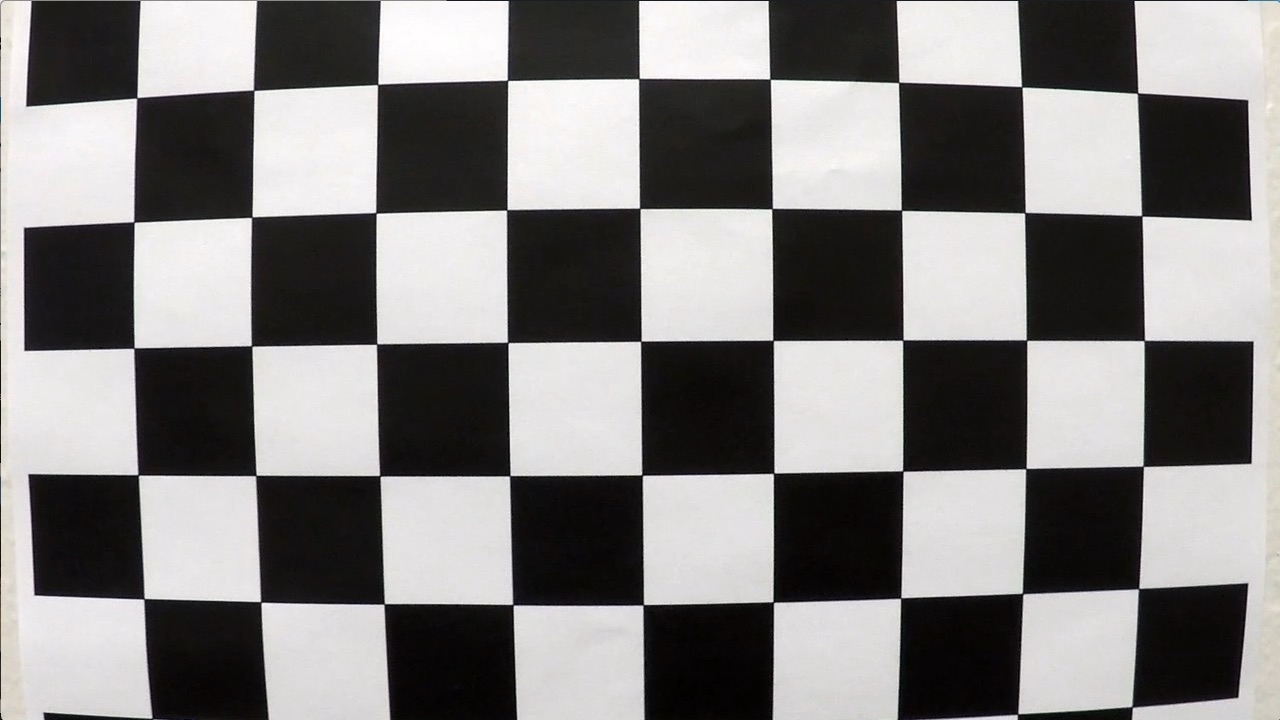
#> input picture camera_cal/calibration1.jpg, 1280 x 720 px; its folder holds only this picture in this run
$ jupyter execute --allow-errors advanced.ipynb   (older library calls are emulated)
#> lines starting #> are read from the running program, lines starting #| are printed output that depends on the picture; after the words box and inside, x2 and y2 are one past the last pixel; in counts of white or black regions, pixels touching at a corner belong together
[cell 1]
import matplotlib.image as mpimg
import matplotlib.pyplot as plt
from matplotlib import gridspec
import numpy as np
import glob
import pickle
import cv2

from IPython.html import widgets
from IPython.html.widgets import interact
from IPython.display import display

[cell 2]
#save and load functions to work with dict using pickle
def load_dict(filename):
    dict = pickle.load(open(filename, "rb" ))
    return dict

def save_dict(dict,filename):
    pickle.dump(dict, open(filename, "wb+" ))
    return

#camera calibration
#In this section, calibration coefficients based on different chess board chessboard
path_cal_images = "camera_cal/calibration*.jpg"
ncol = 2
nrow = len(path_cal_images)
plt.figure(figsize = (10,30))
#> (this line was passed over: IPython is not available in this run)
gs1 = gridspec.GridSpec(nrow, ncol)
gs1.update(wspace=0.025, hspace=0.05)
objp = np.zeros((9*6,3), np.float32)
objp[:,:2] = np.mgrid[0:9, 0:6].T.reshape(-1,2)
objpoints = [] # 3d points in real world space
imgpoints = [] # 2d points in image plane.
i=0
#
for idx, image in enumerate(glob.glob(path_cal_images)):
    img = cv2.imread(image)
#> img is the input picture: shape (720, 1280, 3); mean B, G, R 127.8, 128.4, 130.1
    gray = cv2.cvtColor(img, cv2.COLOR_BGR2GRAY)
    # Find the chessboard corners
    ret, corners = cv2.findChessboardCorners(gray, (9,6), None)
#> ret = False; corners = None
    # If found, add object points, image points
    if ret == True:
        objpoints.append(objp)
        imgpoints.append(corners)
        ax1 = plt.subplot(gs1[i])
        ax1.imshow(img)
        cv2.drawChessboardCorners(img, (9,6), corners, ret)
        ax1 = plt.subplot(gs1[i+1])
        ax1.imshow(img)
        i +=2

    # Draw and display the corners
    # cv2.drawChessboardCorners(img, (9,6), corners, ret)
    # now we can use our points to find calibration coefficients

#> (the rest of this cell did not finish here and is left out)

Looking at the images above, the calibration corners have been found for 17 images of 20.

[cell 3]
#function to undistort input image
def undistort(img):
    #a function to undistort an image
    calibDict=load_dict("calib.p")
    undist = cv2.undistort(img, calibDict["mtx"], calibDict["dist"], None, calibDict["mtx"])
    return undist

[cell 4]
def saturation_threshold(image, minv, maxv):
    #Threshold  of S channel HSL color space
    imageholder = cv2.cvtColor(image, cv2.COLOR_RGB2HLS)
    s_channel = imageholder[:,:,2]
    binary_output = np.zeros_like(s_channel)
    binary_output[np.logical_and(s_channel > minv , s_channel < maxv)] = 1
    return binary_output

# [7 lines left out: function red_threshold, not called in this run]

def YUV_threshold(image, minv, maxv):
    #Y channel of YUV threshold
    imageholder = cv2.cvtColor(image, cv2.COLOR_RGB2YUV)
    y_channel = imageholder[:,:,0]
    binary_output = np.ones_like(y_channel)
    binary_output[np.logical_and(y_channel > minv , y_channel < maxv)] = 0
    return binary_output

def gradient_threshold(image, thresholds):

    gray = cv2.cvtColor(image, cv2.COLOR_RGB2GRAY)
    #gradient in x and y direction
    sobelx = np.absolute(cv2.Sobel(gray,cv2.CV_64F,1,0,ksize=15))
    sobely = np.absolute(cv2.Sobel(gray,cv2.CV_64F,0,1,ksize=15))

    #normalized gradient in x and y direction
    nsobelx = np.array([255*sobelx/(np.max(sobelx))])[0,:,:]
    nsobely = np.array([255*sobely/(np.max(sobely))])[0,:,:]

    #magntiude of gradient
    magnitude = np.sqrt(np.power(nsobelx,2) + np.power(nsobely,2))
    magnitude = np.array([255*magnitude/(np.max(magnitude))])[0,:,:]

    #direction of gradient
    direction = np.arctan(sobely,sobelx)

    binary_output = np.zeros_like(gray)
    binary_output[np.logical_and(nsobelx >  thresholds[0], nsobelx <  thresholds[1]) | \
                  np.logical_and(nsobely >  thresholds[2], nsobely <  thresholds[3]) | \
                  np.logical_and(magnitude >  thresholds[4], magnitude <thresholds[5]) | \
                  np.logical_and(direction >  thresholds[6], direction <thresholds[7])] = 1

    return  binary_output


def null_fitness():
    fitDict = {}
    fitDict["left_fit"] =  []
    fitDict["right_fit"] = []
    save_dict(fitDict,"fitnessLR.p")
null_fitness()

[cell 5]
def binary_lanes(image,minS=131, maxS=227, minR=127, maxR=127, minY=6, maxY=206,  mainsobelx=127, maxsobelx=127, minsobely=127, maxsobely=127, minma=127, maxma=127, mindir=127, maxdir=127):

    sat = saturation_threshold(image, minS, maxS)
    y = YUV_threshold(image, minY, maxY)
    #red = red_threshold(image, minR, maxR)
    color_combined = np.zeros_like(sat)
    color_combined= cv2.bitwise_or(sat, y)
    #color_combined= cv2.bitwise_or(color_combined, red)
    gradient_combined=gradient_threshold(image,[mainsobelx,maxsobelx,minsobely,maxsobely,minma,maxma,mindir, maxdir])
    cg_combine = np.zeros_like(sat)
    cg_combine = cv2.bitwise_and(gradient_combined, color_combined)
    return color_combined

image = mpimg.imread("test_images/test1.jpg")
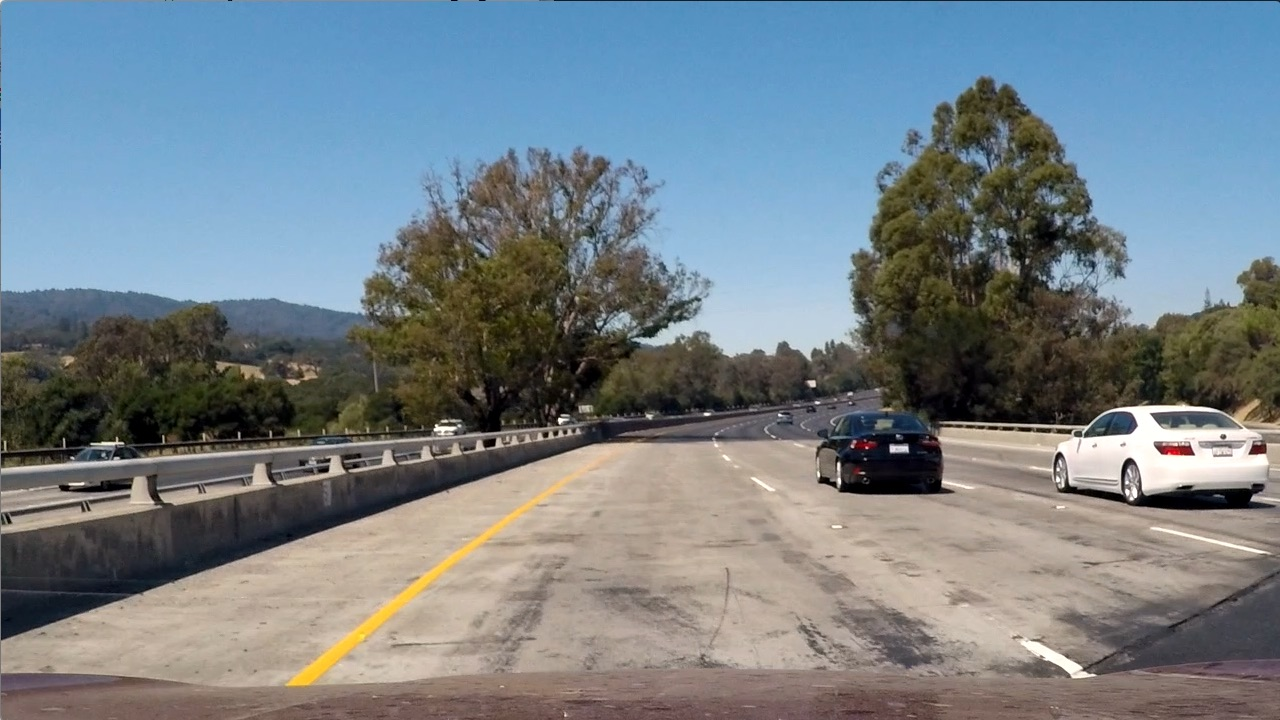
#> input picture test_images/test1.jpg, 1280 x 720 px
#> image is the input picture: shape (720, 1280, 3); mean R, G, B 117.5, 128.7, 135.5

def interactive_mask(minS, maxS, minR, maxR, minY, maxY,  mainsobelx, maxsobelx, minsobely, maxsobely, minma, maxma, mindir, maxdir):
    combined = binary_lanes(image, minS, maxS, minR, maxR, minY, maxY,  mainsobelx, maxsobelx, minsobely, maxsobely, minma, maxma, mindir, maxdir)
    plt.figure(figsize=(10,10))
    plt.imshow(combined,cmap='gray')

interact(interactive_mask, minS=(0,255), maxS=(0,255), minR=(0,255),\
         maxR=(0,255), minY=(0,255), maxY=(0,255),\
         mainsobelx=(0,255), maxsobelx=(0,255), minsobely=(0,255),maxsobely=(0,255), minma=(0,255),maxma=(0,255), mindir=(0, np.pi/2), maxdir = (0, np.pi/2))
#> the sliders are set to minS = 127, maxS = 127, minR = 127, maxR = 127, minY = 127, maxY = 127, mainsobelx = 127, maxsobelx = 127, minsobely = 127, maxsobely = 127, minma = 127, maxma = 127, mindir = 0.7853981633974483, maxdir = 0.7853981633974483

##### The results above show the effect of different thresholdings and their combination on finding the lanes

### - now we wrap the images to bird's eye view

[cell 6]
#source and destintion coordinates to warp an image
src = np.float32(
    [[270,  700],
     [595,  460],
     [725,  460],
     [1130, 700]])

dst = np.float32(
    [[250,  720],
     [250,    0],
     [1065,   0],
     [1065, 720]])

M = cv2.getPerspectiveTransform(src, dst)
M_inv = cv2.getPerspectiveTransform(dst, src)


def warp(img, M):
    #function to warp an image
    warped = cv2.warpPerspective(img, M, (1280,720))
    return warped

#calcualte median and choose bottom half to calculate histogram
i = 0
#> (the rest of this cell did not finish here and is left out)

###### The next steps are the following:
- undistort each image
- apply thresholding: gradiant, gradient amplitude, gradiant direction, S channel and Y channel
- warp the image
- find lane points: moving rectangles and then searching in the vicinity

[cell 7]
def histogram_max(img):
    median_warped = cv2.medianBlur(img,15,0)
    img_lower_half = img[img.shape[0]//2:,:]
    histo = np.sum(img_lower_half, axis = 0)
    hist_mittel = np.int(histo.shape[0]//2)
    right_half = np.argmax(histo[:hist_mittel]) #value index
    left_half= np.argmax(histo[hist_mittel:]) + hist_mittel #value index
    return [left_half, right_half]

def moving_box(warped):
    #search for the lanes with moving boxes
    left_lane = []
    right_lane = []
    out_img = np.dstack((warped, warped, warped))
    leftx, rightx = histogram_max(warped)
        #do sliding window
    nWindows = 9
    width = 80
    minp = 40 # minimum number of points to recenter leftx_current and rightx_current
    heightWindow = np.int(warped.shape[0]//nWindows)
    nonzero = warped.nonzero()
    nonzerox = np.array(nonzero[1])
    nonzeroy = np.array(nonzero[0])

    leftx_current = leftx
    rightx_current = rightx

    for window in range(nWindows):
        win_y_high = warped.shape[0] - window*heightWindow
        win_y_low = warped.shape[0] - (window+1)*heightWindow

        win_xleft_low = leftx_current - width
        win_xleft_high = leftx_current+ width

        win_xright_low = rightx_current - width
        win_xright_high = rightx_current + width

        good_left_inds = ((nonzeroy >= win_y_low) & (nonzeroy < win_y_high) &
                                (nonzerox >= win_xleft_low) &  (nonzerox < win_xleft_high)).nonzero()[0]

        good_right_inds = ((nonzeroy >= win_y_low) & (nonzeroy < win_y_high) &
                                (nonzerox >= win_xright_low) &  (nonzerox < win_xright_high)).nonzero()[0]


        cv2.rectangle(out_img,(win_xleft_low,win_y_low), (win_xleft_high,win_y_high),(0,255,0), 2)
        cv2.rectangle(out_img,(win_xright_low,win_y_low),(win_xright_high,win_y_high),(0,255,0), 2)

        if len(good_left_inds) > minp:
            leftx_current = np.int(np.mean(nonzerox[good_left_inds]))

        if len(good_right_inds) > minp:
            rightx_current = np.int(np.mean(nonzerox[good_right_inds]))


        leftx = nonzerox[good_left_inds]
        lefty = nonzeroy[good_left_inds]
        rightx = nonzerox[good_right_inds]
        righty = nonzeroy[good_right_inds]
        out_img[lefty,leftx] = (255,0,0)
        out_img[righty,rightx] = (0,0,255)


        left_lane =np.append(left_lane, good_left_inds)
        right_lane =np.append(right_lane, good_right_inds)

            #left_lane = np.concatenate(left_lane)
            #right_lane = np.concatenate(right_lane)

    left_lane = left_lane.astype(int)
    right_lane = right_lane.astype(int)

    leftx = nonzerox[left_lane]
    lefty = nonzeroy[left_lane]
    rightx = nonzerox[right_lane]
    righty = nonzeroy[right_lane]
    polycoef_left = np.polyfit(lefty,leftx,2)
    polycoef_right = np.polyfit(righty,rightx ,2)
    ploty = np.linspace(0, warped.shape[0]-1, warped.shape[0])
    x_left = ploty**2* polycoef_left[0] + ploty*polycoef_left[1] + polycoef_left[2]
    x_right = ploty**2* polycoef_right[0] + ploty*polycoef_right[1] + polycoef_right[2]
    fitDict = {}
    fitDict["left_fit"] =  polycoef_left
    fitDict["right_fit"] = polycoef_right
    save_dict(fitDict,"fitnessLR.p")

    return out_img, ploty, leftx, rightx, lefty, righty

# [54 lines left out: functions fit_poly, find_in_vicinity, not called in this run]

def find_lanes(img, leftx_fit = [], rightx_fit = []):

    src = np.float32(
    [[280,  700],  # Bottom left
     [595,  460],  # Top left
     [725,  460],  # Top right
     [1125, 700]]) # Bottom right

    dst = np.float32(
    [[250,  720],  # Bottom left
     [250,    0],  # Top left
     [1065,   0],  # Top right
     [1065, 720]]) # Bottom right


    M = cv2.getPerspectiveTransform(src, dst)
    M_inv = cv2.getPerspectiveTransform(dst, src)

    binary = undistort(binary_lanes(img))
    warped =warp(binary,M)


    if len(leftx_fit) == 0 or len(rightx_fit) == 0 :
        out_img, ploty, leftx, rightx, lefty, righty= moving_box(warped)

    else:
        try:
            out_img, ploty, leftx, rightx, lefty, righty = find_in_vicinity(warped, leftx_fit, rightx_fit)
            if np.std(leftx) > 60 or np.std(rightx) > 60:
                out_img, ploty, leftx, rightx, lefty, righty= moving_box(warped)
        except:
            out_img, ploty, leftx, rightx, lefty, righty= moving_box(warped)


    return out_img, ploty, leftx, rightx, lefty, righty

def measure_curvature_meters(ploty,leftx,rightx, lefty, righty):
    '''
    Calculates the curvature of polynomial functions in meters.
    '''
    ym_per_pix = 30/720 # meters per pixel in y dimension
    xm_per_pix = 3.7/700 # meters per pixel in x dimension
    y_eval =np.max(ploty)
    left_fit_cr = np.polyfit(lefty*ym_per_pix, leftx*xm_per_pix, 2)
    right_fit_cr = np.polyfit(righty*ym_per_pix, rightx*xm_per_pix, 2)
    left_curverad = ((1 + (2*left_fit_cr[0]*y_eval*ym_per_pix + left_fit_cr[1])**2)**1.5) / np.absolute(2*left_fit_cr[0])
    right_curverad = ((1 + (2*right_fit_cr[0]*y_eval*ym_per_pix + right_fit_cr[1])**2)**1.5) / np.absolute(2*right_fit_cr[0])
    return left_curverad, right_curverad

def overlay_lanes_to_image(img, slide_imge,y, x1, x2,y1,y2, M_inv):
    # A function to overlay the found lanes to each image
    polycoef_left = np.polyfit(y1,x1,2)
    polycoef_right = np.polyfit(y2,x2 ,2)
    #calculate curvature
    curvature = measure_curvature_meters(y,x1,x2, y1, y2)
    #offset
    car_pos = (np.min(x1) + np.max(x2))/2
    offset = (1280//2 - car_pos)*3.7/700

    ploty = y
    x1 = ploty**2* polycoef_left[0] + ploty*polycoef_left[1] + polycoef_left[2]
    x2 = ploty**2* polycoef_right[0] + ploty*polycoef_right[1] + polycoef_right[2]
    gray_band = np.ones_like(out)*220
    pointsleft = np.stack((x1.astype(int),y.astype(int))).T
    pointsright = np.stack((x2.astype(int),y.astype(int))).T
    cv2.polylines(slide_imge,[pointsleft], isClosed = False, thickness = 5, color = (0, 220, 220))
    cv2.polylines(slide_imge,[pointsright], isClosed = False, thickness = 5, color = (0, 220, 220) )
    slide_imge = cv2.resize(slide_imge, (300, 200))

   # slide_image[0:out.shape[0], 0:out.shape[1], :] = out
    pointsleft = np.stack((x1.astype(int),y.astype(int))).T
    pointsright = np.stack((x2.astype(int),y.astype(int))).T
    points = np.vstack((pointsleft, np.flipud(pointsright)))
    lanes_overlay = np.zeros_like(img)
    cv2.fillPoly(lanes_overlay , [points], (54, 255, 255))

    unwarp  =warp(lanes_overlay ,M_inv)
    output = cv2.addWeighted(img, 1, unwarp, 0.3, 1)
   # out = cv2.addWeighted(out, 1, gray_band, 1, 1)
    #output = cv2.addWeighted(output, 0.8, slide_image,1, 0.5)
    output[0:slide_imge.shape[0], 0:slide_imge.shape[1], :] = slide_imge

    font = cv2.FONT_HERSHEY_SIMPLEX
    fontScale = 1
    color = (255, 255, 255)
    thickness = 5

    text = "Left curvature: {:.2f} (1/m)".format(curvature[0])
    org = (500, 50)
    output = cv2.putText(output, text, org, font,
                   fontScale, color, thickness, cv2.LINE_AA)
    text = "Right curvature: {:.2f} (1/m)".format(curvature[1])
    org = (500, 100)
    output = cv2.putText(output, text, org, font,
                   fontScale, color, thickness, cv2.LINE_AA)


    org = (500, 150)
    text = "offset from center: {:.2f} m".format(offset)
    output = cv2.putText(output, text, org, font,
                   fontScale, color, thickness, cv2.LINE_AA)

    return output

img = mpimg.imread("test_images/test6.jpg")
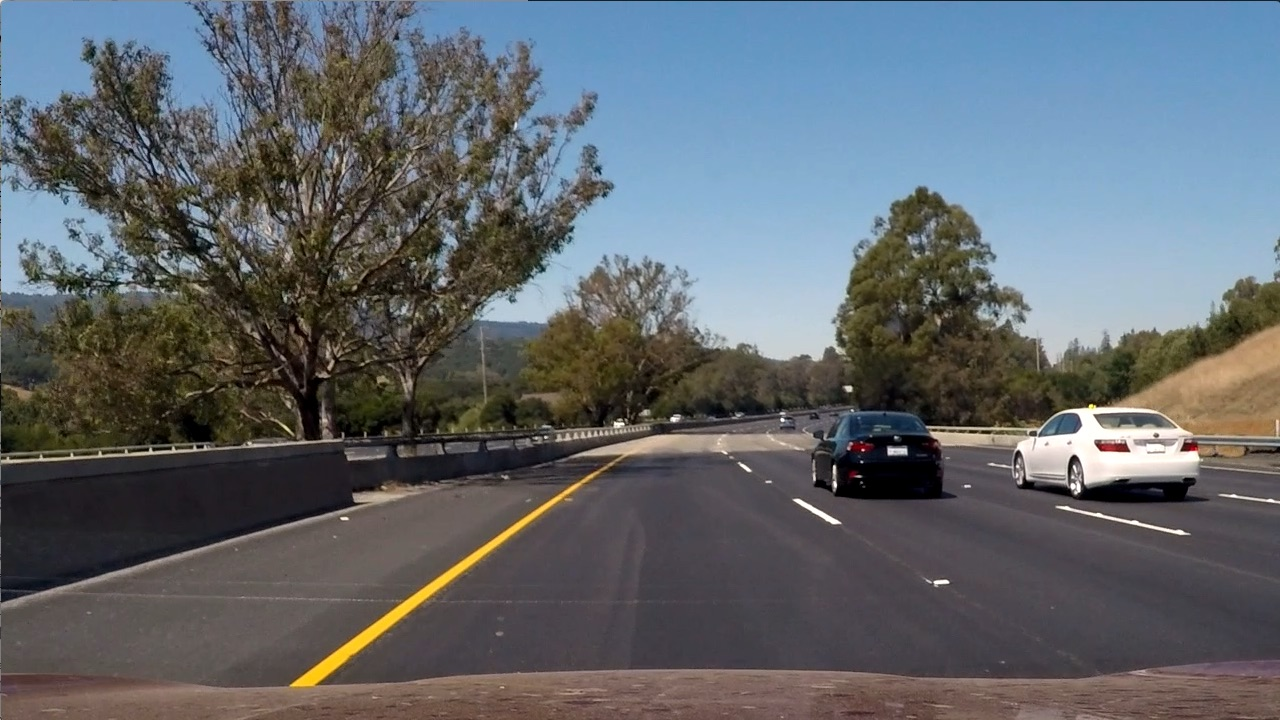
#> input picture test_images/test6.jpg, 1280 x 720 px
#> img is the input picture: shape (720, 1280, 3); mean R, G, B 97, 102.6, 107.9
out, y, x1, x2,y1,y2 = find_lanes(img)
#> call 2 of binary_lanes, with minS = 131, maxS = 227, minR = 127, maxR = 127, minY = 6, maxY = 206, mainsobelx = 127, maxsobelx = 127
#> in binary_lanes (call 2), `sat = saturation_threshold(image, minS, maxS)`:
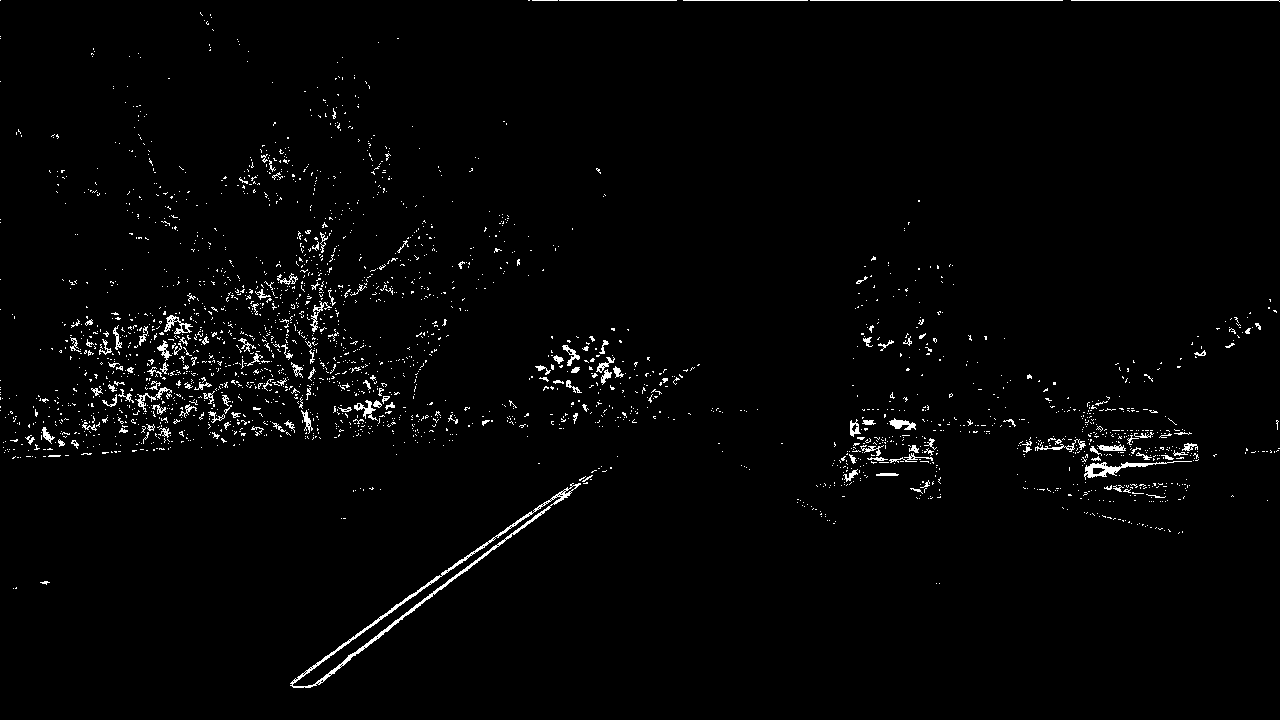
#> sat: shape (720, 1280); values 0 (black) and 1 (white), 1.9% white in thin lines or dots
#> (reads calib.p from the repository)
#> in load_dict, `dict = pickle.load(open(filename, "rb" ))`: dict = {'mtx': [[1157.8, 0, 667.1], [0, 1152.8, 386.1], [0, 0, 1]], 'dist': [[-0.247, -0.0237, -0.0011, 0.000351, -0.00259]]}
#> in undistort, `calibDict=load_dict("calib.p")`: calibDict has the same summary as dict in load_dict
#> in histogram_max, `img_lower_half = img[img.shape[0]//2:,:]`:
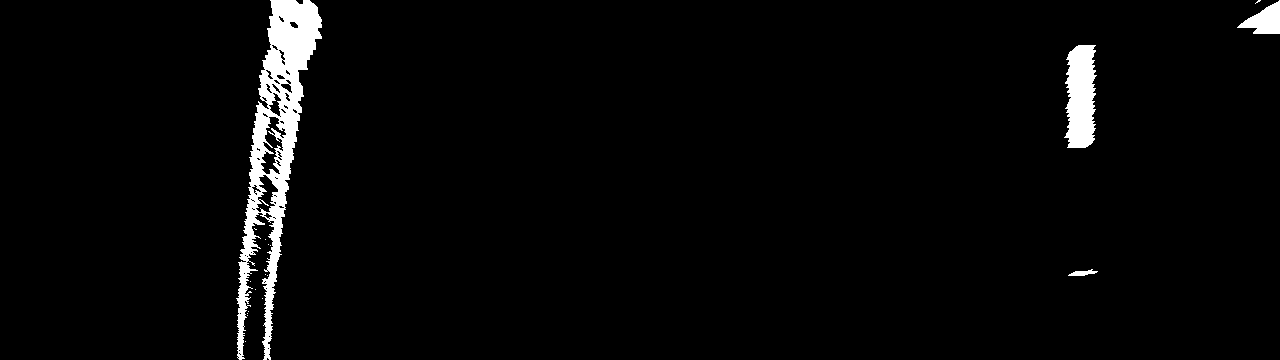
#> img_lower_half: shape (360, 1280); values 0 (black) and 1 (white), 3% white; 18 white regions (14 under 20 px), largest, box (x1, y1, x2, y2) and area: (236, 0, 322, 360) 10144, (1064, 45, 1097, 148) 2640, (1237, 0, 1280, 34) 805, (1068, 269, 1098, 276) 113
#> in histogram_max, `histo = np.sum(img_lower_half, axis = 0)`: histo = 1280 values, max 230 at index 272, min 0 at index 0, mean 10.72
#> (the rest of the program and of its run is left out)
